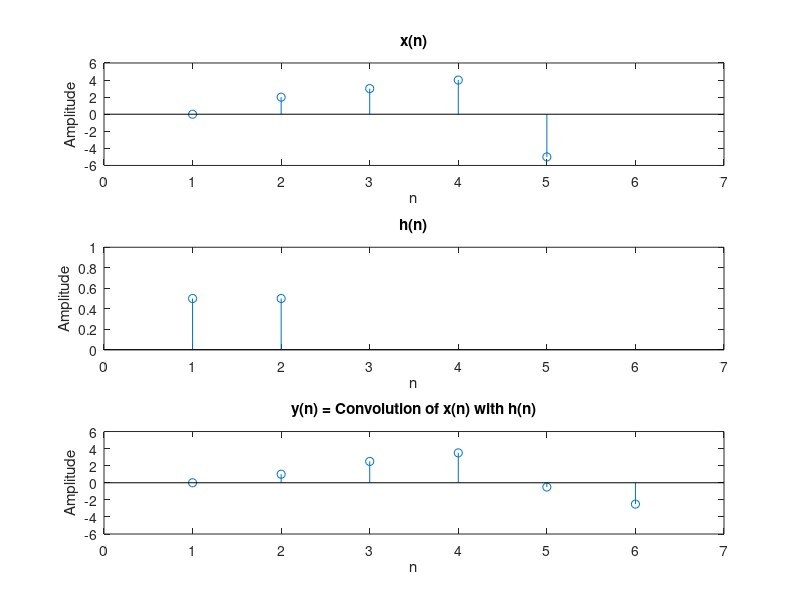

MATLAB code for this plot:
% 2.1 Convolution
% Convolves two signals x(n) and h(n) and plots original signals and result
% of convolution

clear all % Clear all Varables
close all % Clear all windows

X = [ 0 2 3 4 -5]; % x(n)
H = [0.5 0.5]; % h(n)
Y = conv(X, H); % y(n) = x(n) Convolved with h(n)

figure('Name','Convolution of x(n) with h(n)')

subplot(3,1,1), stem(X) % Plot x(n)
title('x(n)');
xlabel('n');
ylabel('Amplitude');
axis([0 7 -6 6]); % Setup axis so it lines up with y(n)'s axis

subplot(3,1,2), stem(H) % Plot h(n)
title('h(n)')
xlabel('n');
ylabel('Amplitude');
axis([0 7 0 1]); % Setup axis so it lines up with y(n)'s axis

subplot(3,1,3), stem(Y)
title('y(n) = Convolution of x(n) with h(n)') % Plot y(n)
xlabel('n');
ylabel('Amplitude');
axis([0 7 -6 6]);